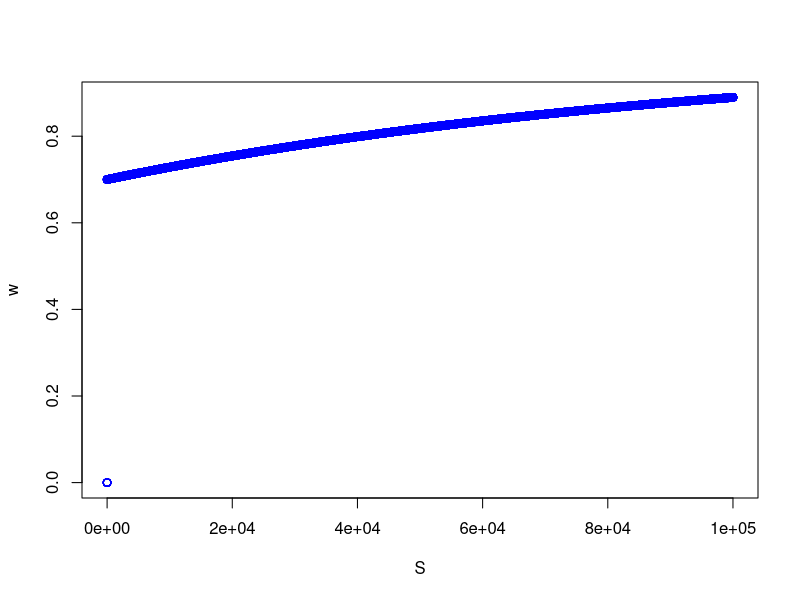
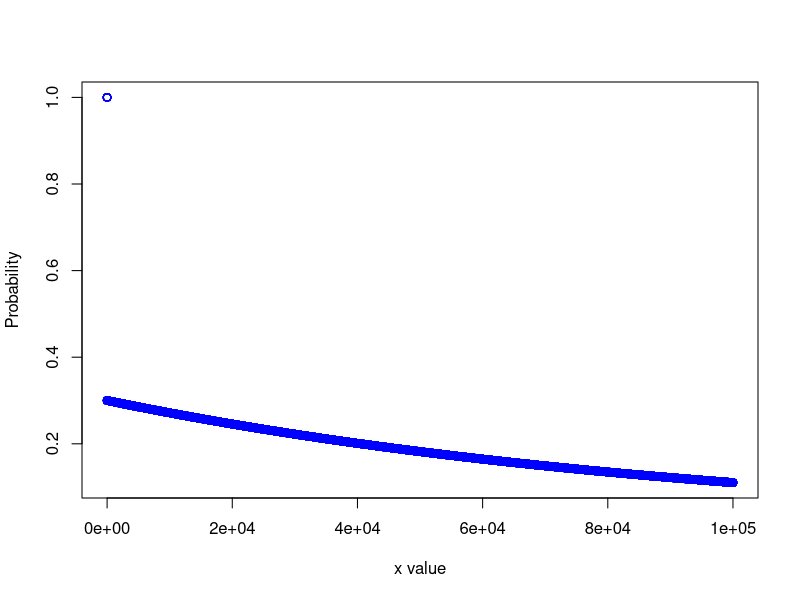
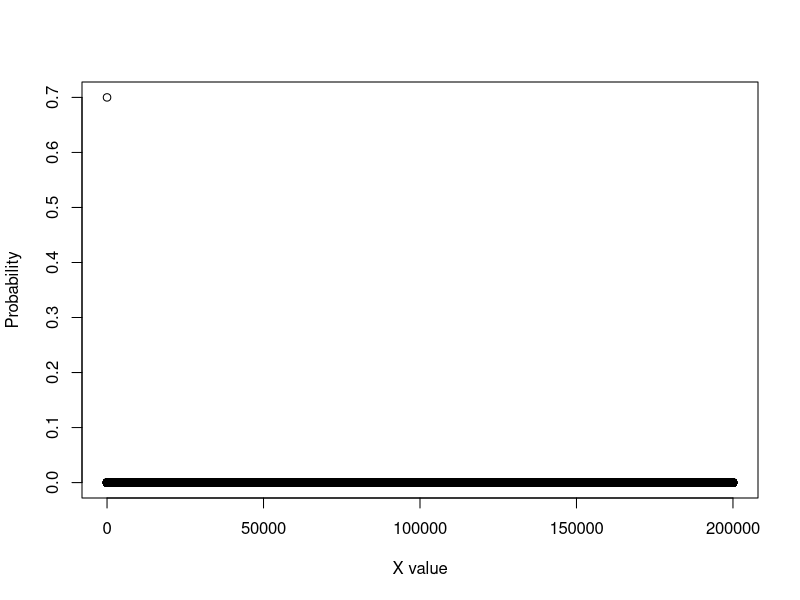
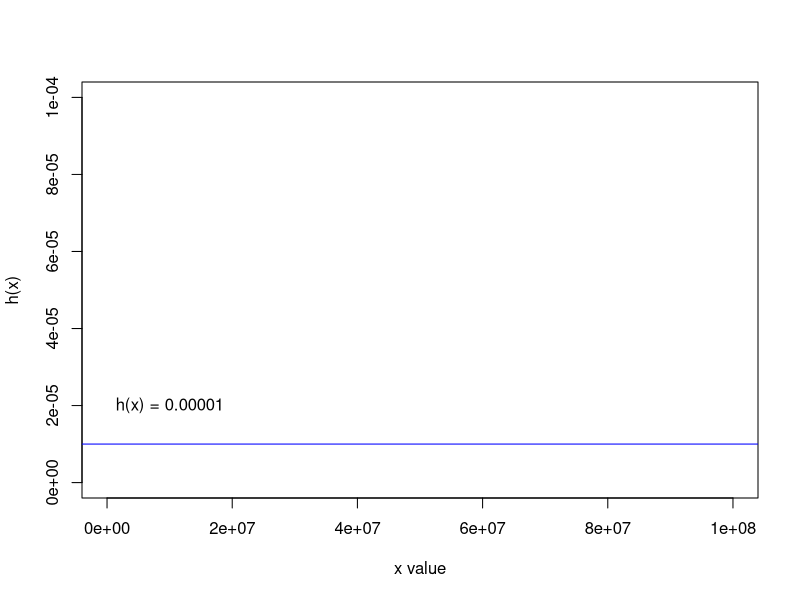

Write the R code that produced these figures, in order.
  # now we want to ploting the Model 4
  F_x4 = function(x){
    if(x < 0){
      prob = 0
    }
    if(x >= 0){
      prob = 1 - 0.3 * exp(-0.00001 * x)
    }
    return(prob)
  }
  #please enter your number (input) as x:
  x = 3
  F_x4(0)
  
  #for example we have S as support or frre point:
  S = seq(-10 , 10^5 , 0.5)
  w = c()
  k = 1
  for(i in S){
    w[k] = F_x4(i)
    k = k+1
  }
  plot(x = S , y = w , col = "blue" , type = "p")
  
  # for making a survial function of X we have:
  S_x4 = function(x){
    prob = 1 - F_x4(x)
    return(prob)
  }
  x = 3
  S = seq(-10 , 10^5 , 0.5)
  S_x4(x)
  q = c()
  k = 1
  for(i in S){
    q[k] = S_x4(i)
    k = k+1
  }
  plot(x = S , y = q,
       col = "blue" , type = "p" ,
       xlab = "x value" , ylab = "Probability")
  
  
  # for making a probability density function we have:
  f_x4 = function(x){
    if(x == 0){
      prob = 0.7
    }
    if(x > 0){
      prob = 0.000003 * exp(-0.00001 * x)
    }
    return(prob)
  }
  
  x = 3
  S = seq(0 , 10^5 , 0.5 )
  f_x4(x)
  
  e = c()
  k = 1
  for(i in S){
    e[k] = f_x4(i)
    k = k+1
  }
  
  plot( e   ,
        xlab = "X value" , ylab = "Probability"  ,
        type = "p")
  
  
  
  # for plotting the hazard rate function of model 4 we have:
  
  S = seq(0 , 10^5 , 0.5)
  h = 0.00001
  plot(S ,  xlim = c(0 , 10^8) , ylim = c(0,0.0001),
       col = "blue" , type = "n" ,
       xlab = "x value" , ylab = "h(x)")
  abline(a = h , b = 0 , col = "blue")
  text(x = 10^7 , y = 0.00002,labels = "h(x) = 0.00001")
  